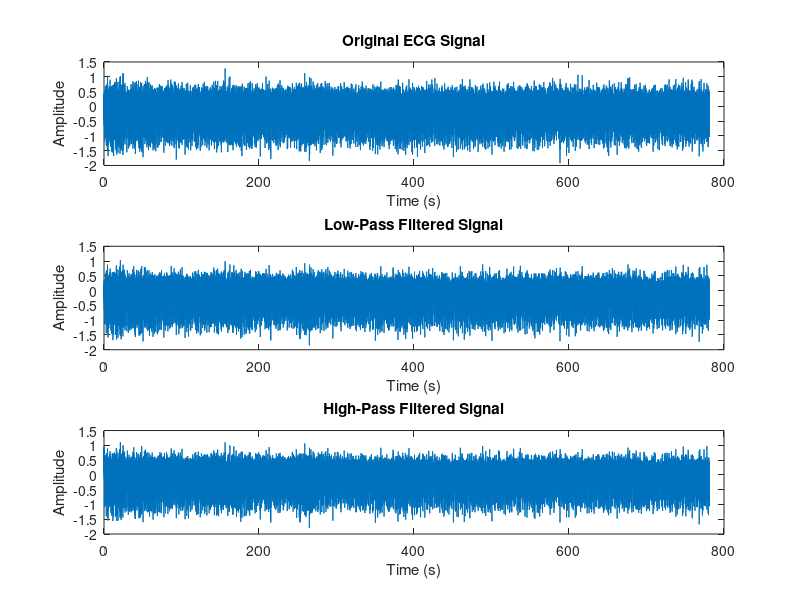
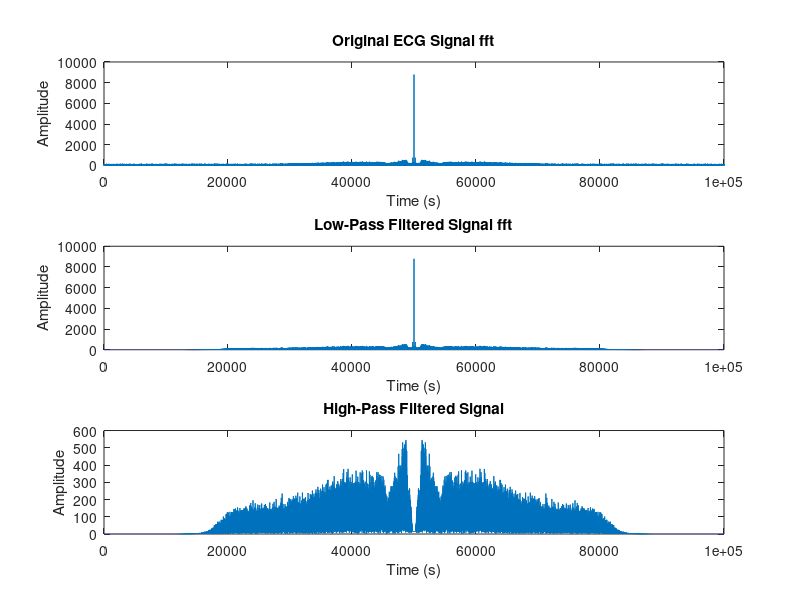
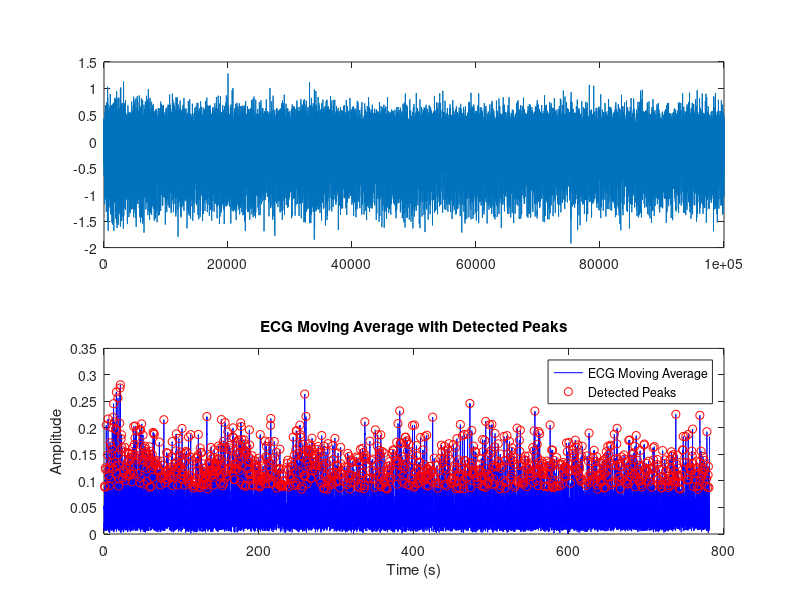
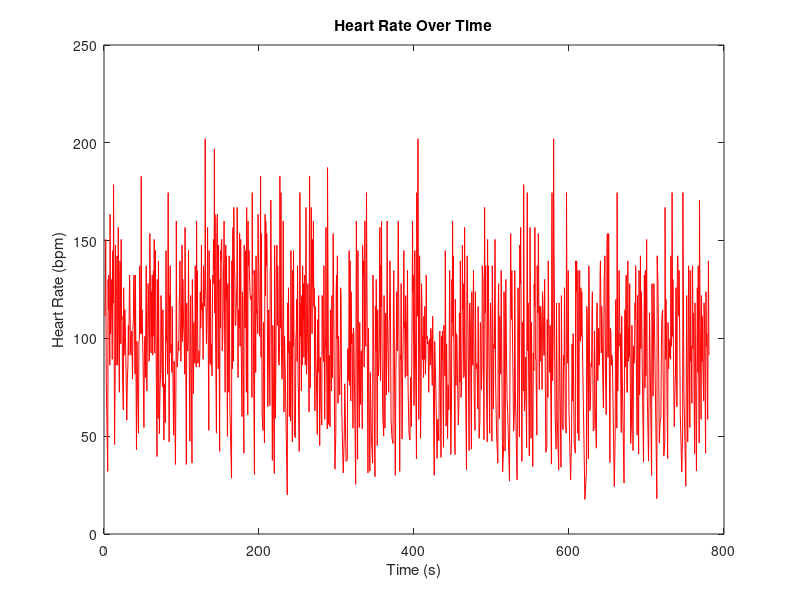

MATLAB code for these plots, in order:
close all;
load('E2.mat'); 
fs = 128;
% E2 = E2(1:500);

fc_low = 40; % Lowpass cutoff frequency in Hz
fc_high = 0.5; % Highpass cutoff frequency in Hz

[b_low, a_low] = butter(7, fc_low / (fs / 2), 'low');
[b_high, a_high] = butter(7, fc_high / (fs / 2), 'high');

filtered_l = filtfilt(b_low, a_low, E2);
filtered_h = filtfilt(b_high, a_high, filtered_l);
% filtered_l=zeros(1,length(filtered_h));

ECG_diff = diff(filtered_h);
ECG_squared = ECG_diff .^ 2;

time1 = (0:length(E2)-1) / fs;
time2 = (0:length(ECG_squared)-1) / fs;

window_size = round(0.12 * fs); 
ECG_ma = movmean(ECG_squared, window_size);

threshold = 0.3 * max(ECG_ma); % Adjusted to 30% of the maximum
[peaks, locs] = findpeaks(ECG_ma, 'MinPeakHeight', threshold, 'MinPeakDistance', round(0.3 * fs));

RR_intervals = diff(locs) / fs; 
HR = 60 ./ RR_intervals;
HR_time = time1(locs(2:end));

figure;
subplot(3,1,1);
plot(time1, E2);
title("Original ECG Signal");
ylabel("Amplitude");
xlabel("Time (s)");

subplot(3,1,2);
plot(time1, filtered_l);
title("Low-Pass Filtered Signal");
ylabel("Amplitude");
xlabel("Time (s)");

subplot(3,1,3);
plot(time1, filtered_h);
title("High-Pass Filtered Signal");
ylabel("Amplitude");
xlabel("Time (s)");

figure;
subplot(3,1,1);
plot(fftshift(abs(fft(E2))));
title("Original ECG Signal fft");
ylabel("Amplitude");
xlabel("Time (s)");

subplot(3,1,2);
plot(fftshift(abs(fft(filtered_l))));
title("Low-Pass Filtered Signal fft");
ylabel("Amplitude");
xlabel("Time (s)");

subplot(3,1,3);
plot(fftshift(abs(fft(filtered_h))));
title("High-Pass Filtered Signal");
ylabel("Amplitude");
xlabel("Time (s)");


figure;
subplot(2,1,1);
plot(E2);
subplot(2,1,2);
plot(time2, ECG_ma, 'b');
hold on;
plot(time2(locs), ECG_ma(locs), 'ro');
title("ECG Moving Average with Detected Peaks");
xlabel("Time (s)");
ylabel("Amplitude");
legend("ECG Moving Average", "Detected Peaks");

figure;
if ~isempty(HR)
    plot(HR_time, HR, 'r');
    title("Heart Rate Over Time");
    xlabel("Time (s)");
    ylabel("Heart Rate (bpm)");
else
    disp("Not enough peaks detected for heart rate calculation.");
end
